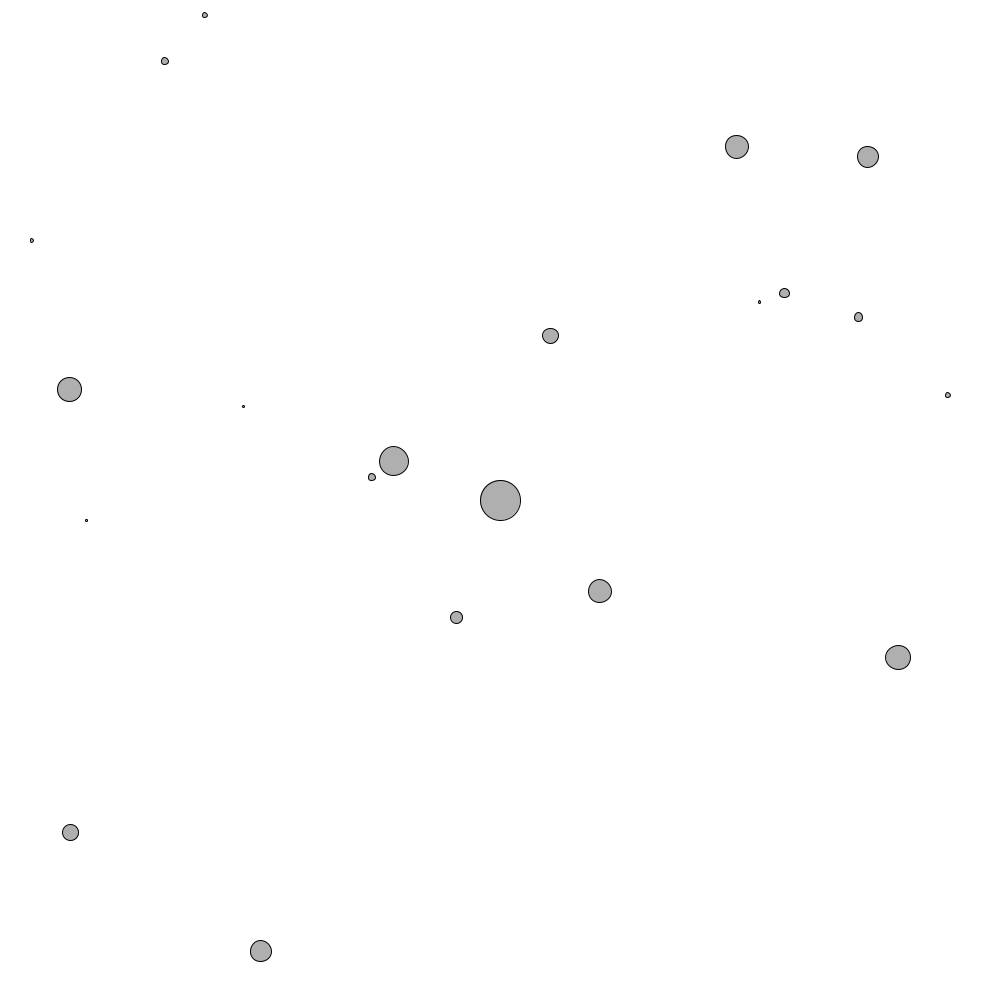
Frame 1 (no input)
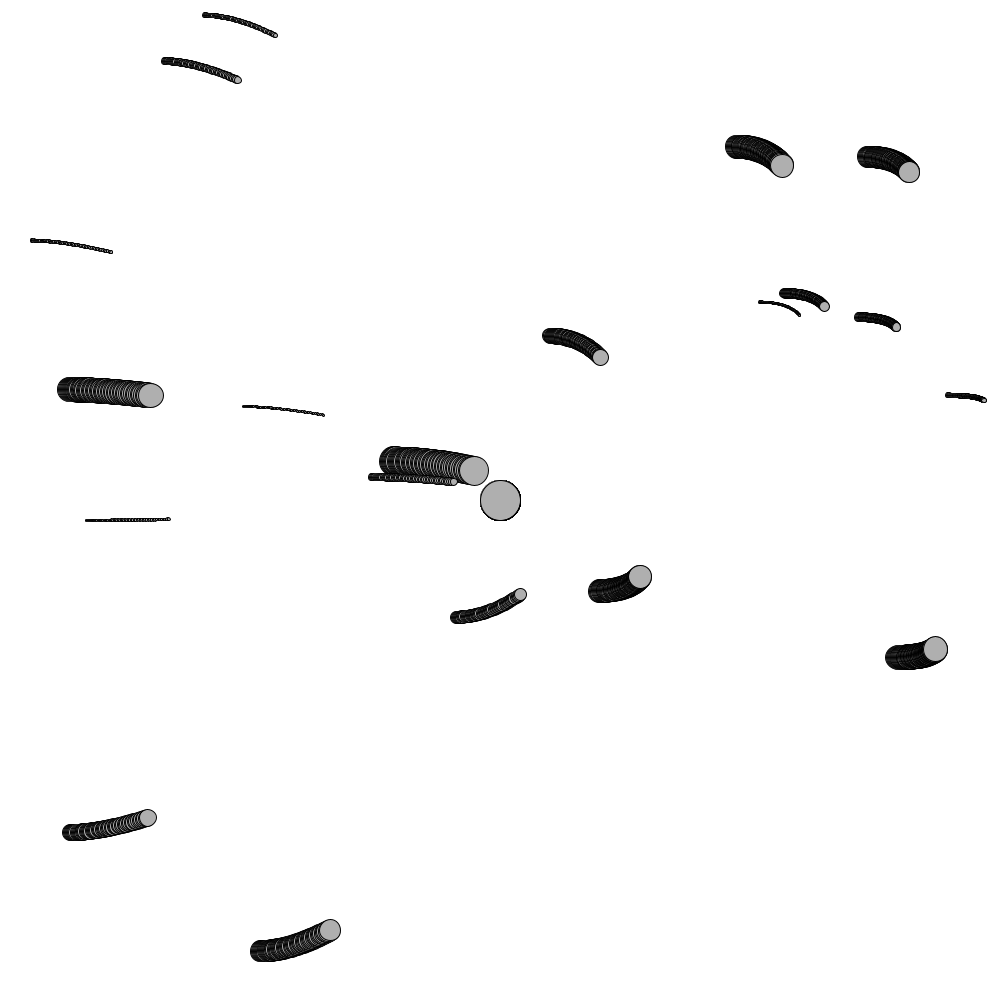
Frame 60 (the mouse pressed at the canvas centre just before this capture)
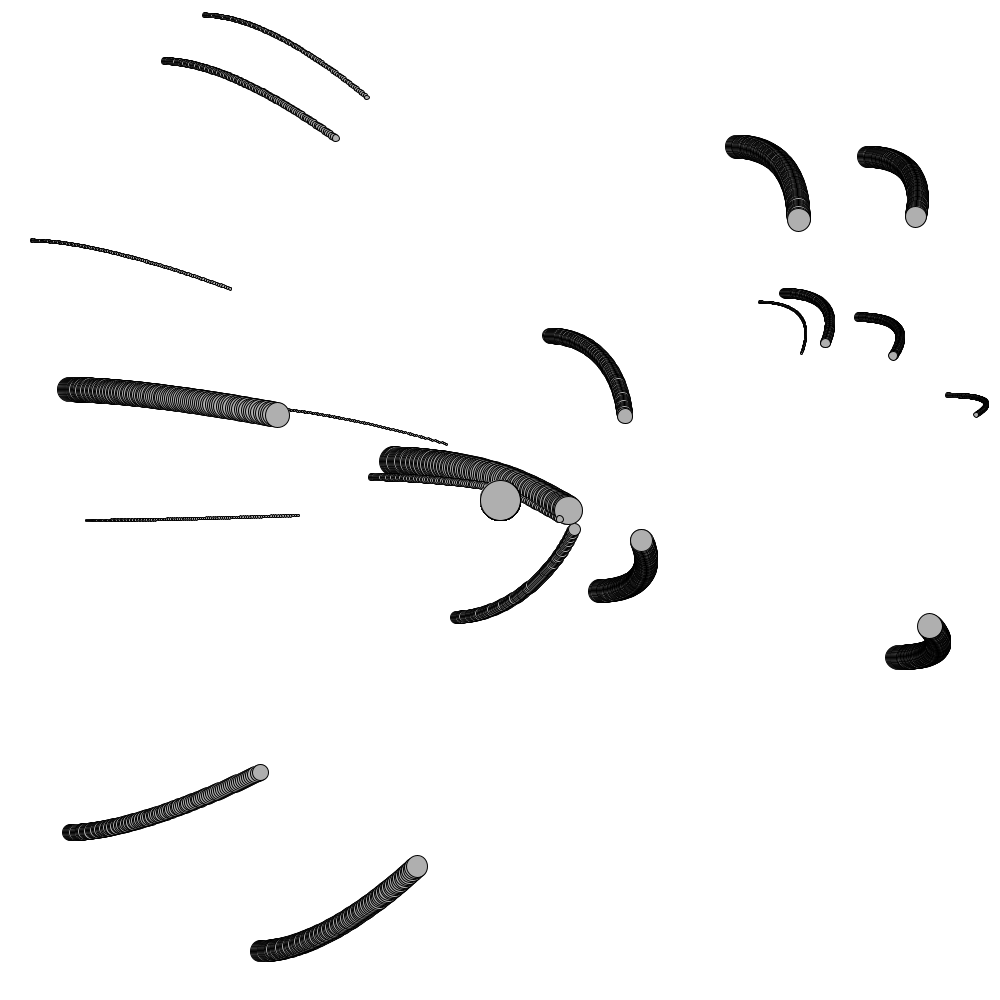
Frame 120 (the mouse held since frame 60 and released just before this capture)

The Processing sketch that drew these frames (run headless with seeded random() and noise(); from frame 60 on, the mouse is pressed at the canvas centre):

// Processing sketch: Exercise_2_8
// ── Exercise_2_8.pde
Mover[] movers = new Mover[20];
Attractor[] attractors = new Attractor[1];

void setup(){
  size(1000,1000);
  background(255);
  
  for (int i = 0; i<movers.length; i++){
    movers[i] = new Mover(random(0.1,2), random(width), random(height));
  }
  
  
  for (int i = 0; i<attractors.length; i++){
    attractors[i] = new Attractor((i+1)*width/(attractors.length+1),height/2,(i+1)*20);
  }
}

void draw(){
  //background(255);
  
  for (int i = 0; i<movers.length; i++){
    for (int j = 0; j<attractors.length; j++){
      PVector f = attractors[j].attract(movers[i]);
      movers[i].applyForce(f);
    }
    
    movers[i].update();
    
    movers[i].display();
  }
  
  for (int i = 0; i<attractors.length; i++){
    attractors[i].drag();
    attractors[i].hover(mouseX,mouseY);
    
    attractors[i].display();
  }

}

void mousePressed(){
  for (int i = 0; i<attractors.length; i++){
    attractors[i].clicked(mouseX,mouseY);
  }
}

void mouseReleased(){
  for (int i = 0; i<attractors.length; i++){
    attractors[i].stopDragging();
  }
}

// ── Attractor.pde
class Attractor{
  float mass;
  PVector location;
  float G;
  
  boolean dragging = false;
  boolean rollover = false;
  PVector dragOffset;
  
  Attractor(float x, float y,float m){
    location = new PVector(x,y);
    mass = m;
    G = 0.4;
    
    dragOffset = new PVector(0,0);
  }
  
  void display(){
    stroke(0);
    //fill(175,200);
    ellipse(location.x,location.y,mass*2,mass*2);
  }
  
  PVector attract(Mover m){
    
    PVector force = PVector.sub(location,m.location);

    float distance = force.mag();
    distance = constrain(distance,5,25);
    
    float mag = (G*mass*m.mass)/(distance*distance);
    
    force.normalize();
    force.mult(mag);
    
    return force;
  }
  
  void clicked(float x, float y){
    float d = dist(x,y,location.x,location.y);
    if (d<mass){
      dragging = true;
      dragOffset.x = location.x-x;
      dragOffset.y = location.y-y;
    }
  }
  
  void hover(float x, float y){
    float d = dist(x,y,location.x,location.y);
    if (d<mass){
      rollover = true;
    }else{rollover=false;}
  }
  
  void stopDragging(){
    dragging = false;
  }
  
  void drag(){
    if(dragging){
      location.x = mouseX + dragOffset.x;
      location.y = mouseY + dragOffset.y;
    }
  }
  
}

// ── Mover.pde
class Mover{
  PVector location;
  PVector velocity;
  PVector acceleration;
  
  float mass;

  Mover(float m, float x, float y){
      location = new PVector(x,y);
      velocity = new PVector(1,0);
      acceleration = new PVector(0,0);
      
      mass = m;
  }

  void applyForce(PVector force){
      PVector f = PVector.div(force,mass);
      acceleration.add(f);
  }

  void update(){
      velocity.add(acceleration);
      location.add(velocity);
      acceleration.mult(0);
  }

  void checkEdges() {

    if (location.x > width) {
      location.x = width;
      velocity.x *= -1;
    } else if (location.x < 0) {
      velocity.x *= -1;
      location.x = 0;
    }

    if (location.y > height) {
      velocity.y *= -1;
      location.y = height;
    }else if (location.y < 0) {
      velocity.y *= -1;
      location.y = 0;
    }

  }

  void display(){
      stroke(0);
      fill(175);
      ellipse(location.x,location.y,mass*16,mass*16);
  }

}
